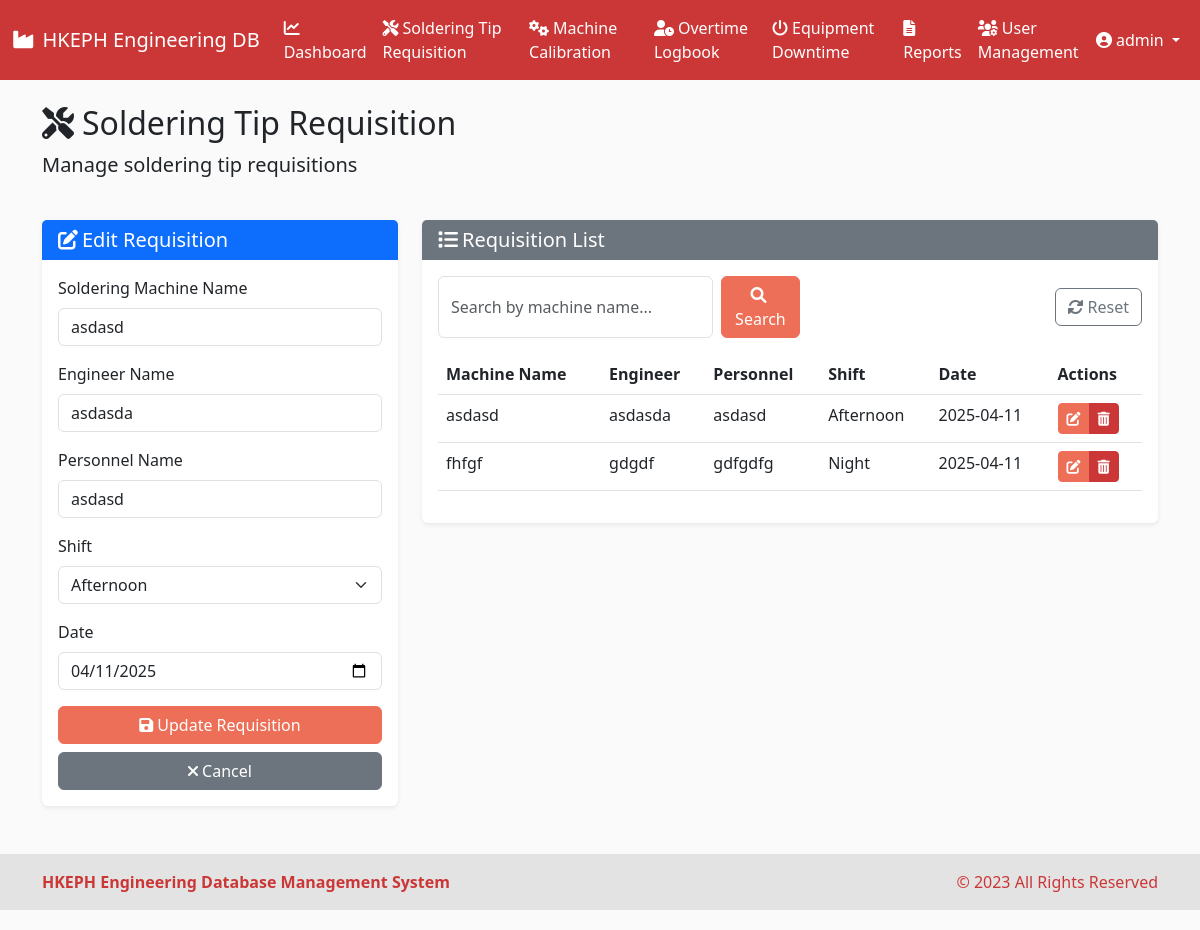
Page /soldering-tips/edit/1 (signed in) on the committed database.
### models.py (models this page shows, shortened)
class User(UserMixin, db.Model):
    id = db.Column(db.Integer, primary_key=True)
    username = db.Column(db.String(64), unique=True, nullable=False)
    email = db.Column(db.String(120), unique=True, nullable=False)
    password_hash = db.Column(db.String(256), nullable=False)
    is_admin = db.Column(db.Boolean, default=False)
    date_created = db.Column(db.DateTime, default=datetime.utcnow)

class SolderingTip(db.Model):
    id = db.Column(db.Integer, primary_key=True)
    machine_name = db.Column(db.String(100), nullable=False)
    engineer_name = db.Column(db.String(100), nullable=False)
    personnel_name = db.Column(db.String(100), nullable=False)
    shift = db.Column(db.String(20), nullable=False)
    date = db.Column(db.DateTime, nullable=False)
    created_at = db.Column(db.DateTime, default=datetime.utcnow)

### routes.py (the view, shortened to what this page needs)
@app.route('/soldering-tips/edit/<int:tip_id>', methods=['GET', 'POST'])
@login_required
def edit_soldering_tip(tip_id):
    tip = SolderingTip.query.get_or_404(tip_id)
    form = SolderingTipForm(obj=tip)
    return render_template('soldering_tip.html',
                           tips=SolderingTip.query.order_by(SolderingTip.date.desc()).all(),
                           form=form,
                           edit_tip=tip)

### forms.py
class SolderingTipForm(FlaskForm):
    machine_name = StringField('Machine Name', validators=[DataRequired(), Length(max=100)])
    engineer_name = StringField('Engineer Name', validators=[DataRequired(), Length(max=100)])
    personnel_name = StringField('Personnel Name', validators=[DataRequired(), Length(max=100)])
    shift = SelectField('Shift', choices=[('morning', 'Morning'), ('afternoon', 'Afternoon'), ('night', 'Night')], validators=[DataRequired()])
    date = DateField('Date', validators=[DataRequired()])

### app.py (called while the page is built)
@login_manager.user_loader
def load_user(user_id):
    return User.query.get(int(user_id))

### templates/soldering_tip.html (shortened to what this page needs)
{% extends 'base.html' %}
{% block content %}
<div class="row mb-4">
    <div class="col">
        <h2><i class="fas fa-tools me-2"></i>Soldering Tip Requisition</h2>
        <p class="lead">Manage soldering tip requisitions</p>
    </div>
</div>
<div class="row mb-4">
    <div class="col-md-4">
        <div class="card">
            <div class="card-header bg-primary text-white">
                <h5 class="mb-0">
                    {% if edit_tip %}
                    <i class="fas fa-edit me-1"></i>Edit Requisition
                    {% else %}
                    <i class="fas fa-plus-circle me-1"></i>New Requisition
                    {% endif %}
                </h5>
            </div>
            <div class="card-body">
                {% if edit_tip %}
                <form method="POST" action="{{ url_for('edit_soldering_tip', tip_id=edit_tip.id) }}">
                {% else %}
                <form method="POST" action="{{ url_for('add_soldering_tip') }}">
                {% endif %}
                    <div class="mb-3">
                        <label for="machine_name" class="form-label">Soldering Machine Name</label>
                        {{ form.machine_name(class="form-control", placeholder="Enter machine name") }}
                    </div>
                    <div class="mb-3">
                        <label for="engineer_name" class="form-label">Engineer Name</label>
                        {{ form.engineer_name(class="form-control", placeholder="Enter engineer name") }}
                    </div>
                    <div class="mb-3">
                        <label for="personnel_name" class="form-label">Personnel Name</label>
                        {{ form.personnel_name(class="form-control", placeholder="Enter personnel name") }}
                    </div>
                    <div class="mb-3">
                        <label for="shift" class="form-label">Shift</label>
                        {{ form.shift(class="form-select") }}
                    </div>
                    <div class="mb-3">
                        <label for="date" class="form-label">Date</label>
                        {{ form.date(class="form-control", type="date") }}
                    </div>
                    <div class="d-grid gap-2">
                        {% if edit_tip %}
                        <button type="submit" class="btn btn-primary">
                            <i class="fas fa-save me-1"></i>Update Requisition
                        </button>
                        <a href="{{ url_for('soldering_tips') }}" class="btn btn-secondary">
                            <i class="fas fa-times me-1"></i>Cancel
                        </a>
                        {% else %}
                        <button type="submit" class="btn btn-primary">
                            <i class="fas fa-plus-circle me-1"></i>Add Requisition
                        </button>
                        {% endif %}
                    </div>
                </form>
            </div>
        </div>
    </div>
    <div class="col-md-8">
        <div class="card">
            <div class="card-header bg-secondary text-white">
                <h5 class="mb-0"><i class="fas fa-list me-1"></i>Requisition List</h5>
            </div>
            <div class="card-body">
                <div class="d-flex justify-content-between align-items-center mb-3">
                    <form class="d-flex" method="GET" action="{{ url_for('soldering_tips') }}">
                        <input type="text" class="form-control me-2" name="search" placeholder="Search by machine name..." value="{{ search_query if search_query else '' }}">
                        <button class="btn btn-primary" type="submit">
                            <i class="fas fa-search me-1"></i>Search
                        </button>
                    </form>
                    <a href="{{ url_for('soldering_tips') }}" class="btn btn-outline-secondary">
                        <i class="fas fa-sync-alt me-1"></i>Reset
                    </a>
                </div>
                <div class="table-responsive">
                    <table class="table table-hover">
                        <thead>
                            <tr>
                                <th>Machine Name</th>
                                <th>Engineer</th>
                                <th>Personnel</th>
                                <th>Shift</th>
                                <th>Date</th>
                                <th>Actions</th>
                            </tr>
                        </thead>
                        <tbody>
                            {% for tip in tips %}
                            <tr>
                                <td>{{ tip.machine_name }}</td>
                                <td>{{ tip.engineer_name }}</td>
                                <td>{{ tip.personnel_name }}</td>
                                <td>{{ tip.shift|capitalize }}</td>
                                <td>{{ tip.date.strftime('%Y-%m-%d') }}</td>
                                <td>
                                    <div class="btn-group btn-group-sm" role="group">
                                        <a href="{{ url_for('edit_soldering_tip', tip_id=tip.id) }}" class="btn btn-warning">
                                            <i class="fas fa-edit"></i>
                                        </a>
                                        <button type="button" class="btn btn-danger" data-bs-toggle="modal" data-bs-target="#deleteTipModal-{{ tip.id }}">
                                            <i class="fas fa-trash-alt"></i>
                                        </button>
                                    </div>
                                </td>
                            </tr>
                            {% endfor %}
                        </tbody>
                    </table>
                </div>
            </div>
        </div>
    </div>
</div>
{% endblock %}

### templates/base.html (shortened to what this page needs)
<!DOCTYPE html>
<html lang="en" data-bs-theme="light">
<head>
    <link href="https://cdn.jsdelivr.net/npm/bootstrap@5.3.0/dist/css/bootstrap.min.css" rel="stylesheet">
    <link rel="stylesheet" href="https://cdnjs.cloudflare.com/ajax/libs/font-awesome/6.0.0/css/all.min.css">
    <link rel="stylesheet" type="text/css" href="https://cdn.jsdelivr.net/npm/daterangepicker/daterangepicker.css" />
    <link rel="stylesheet" href="{{ url_for('static', filename='css/style.css') }}">
</head>
<body>
        <nav class="navbar navbar-expand-lg" style="background-color: var(--accent-secondary); color: white;">
            <div class="container-fluid">
                <a class="navbar-brand text-white" href="{{ url_for('dashboard') }}">
                    <i class="fas fa-industry me-2"></i>HKEPH Engineering DB
                </a>
                <div class="collapse navbar-collapse" id="navbarNav">
                    {% if current_user.is_authenticated %}
                    <ul class="navbar-nav">
                        <li class="nav-item">
                            <a class="nav-link text-white {% if request.path == url_for('dashboard') %}active fw-bold{% endif %}" href="{{ url_for('dashboard') }}">
                                <i class="fas fa-chart-line me-1"></i>Dashboard
                            </a>
                        </li>
                        <li class="nav-item">
                            <a class="nav-link text-white {% if request.path == url_for('soldering_tips') %}active fw-bold{% endif %}" href="{{ url_for('soldering_tips') }}">
                                <i class="fas fa-tools me-1"></i>Soldering Tip Requisition
                            </a>
                        </li>
                        <li class="nav-item">
                            <a class="nav-link text-white {% if request.path == url_for('machine_calibrations') %}active fw-bold{% endif %}" href="{{ url_for('machine_calibrations') }}">
                                <i class="fas fa-cogs me-1"></i>Machine Calibration
                            </a>
                        </li>
                        <li class="nav-item">
                            <a class="nav-link text-white {% if request.path == url_for('overtime_logbook') %}active fw-bold{% endif %}" href="{{ url_for('overtime_logbook') }}">
                                <i class="fas fa-user-clock me-1"></i>Overtime Logbook
                            </a>
                        </li>
                        <li class="nav-item">
                            <a class="nav-link text-white {% if request.path == url_for('equipment_downtime') %}active fw-bold{% endif %}" href="{{ url_for('equipment_downtime') }}">
                                <i class="fas fa-power-off me-1"></i>Equipment Downtime
                            </a>
                        </li>
                        <li class="nav-item">
                            <a class="nav-link text-white {% if request.path == url_for('reports') %}active fw-bold{% endif %}" href="{{ url_for('reports') }}">
                                <i class="fas fa-file-alt me-1"></i>Reports
                            </a>
                        </li>
                        {% if current_user.is_admin %}
                        <li class="nav-item">
                            <a class="nav-link text-white {% if request.path == url_for('user_management') %}active fw-bold{% endif %}" href="{{ url_for('user_management') }}">
                                <i class="fas fa-users-cog me-1"></i>User Management
                            </a>
                        </li>
                        {% endif %}
                    </ul>
                    <ul class="navbar-nav ms-auto">
                        <li class="nav-item dropdown">
                            <a class="nav-link dropdown-toggle text-white" href="#" id="navbarDropdown" role="button" data-bs-toggle="dropdown" aria-expanded="false">
                                <i class="fas fa-user-circle me-1"></i>{{ current_user.username }}
                            </a>
                        </li>
                    </ul>
                    {% endif %}
                </div>
            </div>
        </nav>
        <main class="container mt-4 mb-5">
            {% block content %}{% endblock %}
        </main>
        <footer class="py-3 mt-5" style="background-color: var(--light-secondary); color: var(--accent-secondary);">
            <div class="container">
                <div class="row align-items-center">
                    <div class="col-md-6 text-center text-md-start">
                        <strong>HKEPH Engineering Database Management System</strong>
                    </div>
                    <div class="col-md-6 text-center text-md-end">
                        <p class="mb-0">&copy; 2023 All Rights Reserved</p>
                    </div>
                </div>
            </div>
        </footer>
    </body>
    </html>

### static/css/style.css (style rules this page uses)
:root { --light-bg: #FAFAFA; --light-secondary: #E3E3E3; --accent-primary: #EE6F57; --accent-secondary: #CB3737; }
body { padding-bottom: 20px; }
.card { border: none; box-shadow: 0 0.125rem 0.25rem rgba(0, 0, 0, 0.075); transition: all 0.3s ease; }
.card-header { border-bottom: none; }
.table th { font-weight: 600; border-top: none; }
.btn-primary { background-color: var(--accent-primary); border-color: var(--accent-primary); }
.btn-warning { background-color: var(--accent-primary); border-color: var(--accent-primary); color: white; }
.btn-danger { background-color: var(--accent-secondary); border-color: var(--accent-secondary); }
.btn-group > .btn { margin-right: 0; }

### templates/base.html (style rules this page uses)
body { background-color: var(--light-bg); }

### rows in the picture
User: username "admin"
SolderingTip: machine_name "asdasd", engineer_name "asdasda", personnel_name "asdasd", shift "Afternoon", date "04/11/2025", date "2025-04-11"
SolderingTip: machine_name "fhfgf", engineer_name "gdgdf", personnel_name "gdfgdfg", shift "Night", date "2025-04-11"
